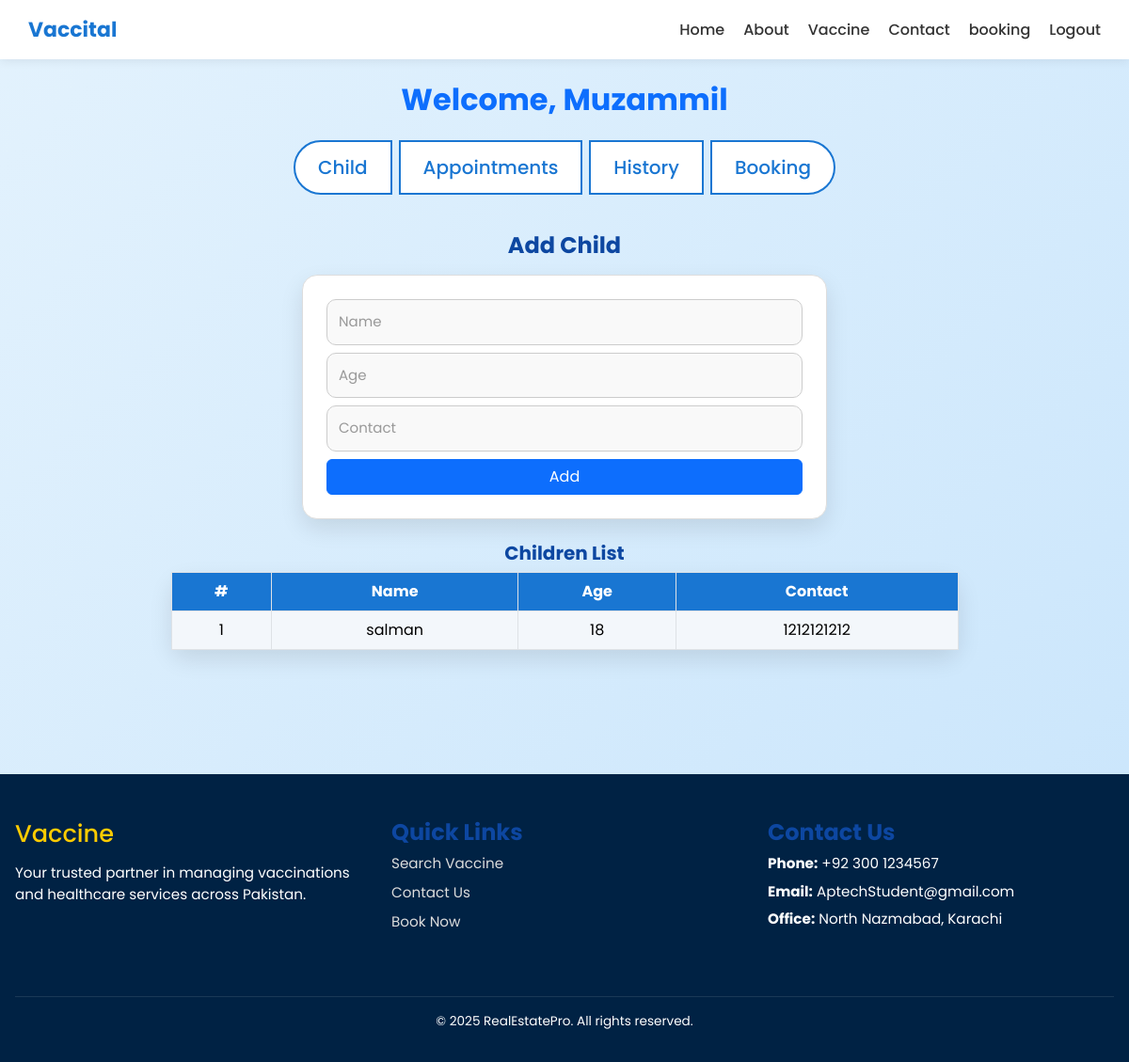
/parent-panel.php (signed in), run on the app's committed database.
### tables this page shows
CREATE TABLE `children` (
  `id` int(11) NOT NULL,
  `name` varchar(100) NOT NULL,
  `age` int(11) NOT NULL,
  `contact` varchar(20) DEFAULT NULL,
  `parent_id` int(11) DEFAULT NULL
);

### parent-panel.php (the view, shortened to what this page needs)
<?php
$parent_id = $_SESSION['parent_id'];
include('Includes/db.php');
?>
<!DOCTYPE html>
<html lang="en">
<head>
    <link href="https://cdn.jsdelivr.net/npm/bootstrap@5.3.3/dist/css/bootstrap.min.css" rel="stylesheet">
</head>
<body>
<?php
    include('Includes/navbar.php')
    ?>
<div class="text-center mt-4">
    <h2 class="text-primary">Welcome, <?= $_SESSION['parent_name'] ?? 'Parent' ?></h2>
</div>
<div class="d-flex justify-content-center mt-4 mb-4">
    <div class="btn-group gap-2">
        <button class="btn btn-outline-primary btn-lg" onclick="showSection('child')">Child</button>
        <button class="btn btn-outline-primary btn-lg" onclick="showSection('appointments')">Appointments</button>
        <button class="btn btn-outline-primary btn-lg" onclick="showSection('history')">History</button>
        <button class="btn btn-outline-primary btn-lg" onclick="showSection('booking')">Booking</button>
    </div>
</div>
<div class="container py-3">
    <div id="child" class="section active">
        <h4 class="text-center mb-3">Add Child</h4>
        <form method="post" class="mb-4 w-50 mx-auto">
            <input type="text" name="name" class="form-control mb-2" placeholder="Name" required>
            <input type="number" name="age" class="form-control mb-2" placeholder="Age" required>
            <input type="text" name="contact" class="form-control mb-2" placeholder="Contact" required>
            <button type="submit" name="add_child" class="btn btn-primary w-100">Add</button>
        </form>
        <h5 class="text-center">Children List</h5>
        <table class="table table-bordered w-75 mx-auto">
            <thead><tr><th>#</th><th>Name</th><th>Age</th><th>Contact</th></tr></thead>
            <tbody>
                <?php
                $res = $conn->query("SELECT * FROM children WHERE parent_id=$parent_id");
                $i = 1;
                while ($row = $res->fetch_assoc()) {
                    echo "<tr><td>{$i}</td><td>{$row['name']}</td><td>{$row['age']}</td><td>{$row['contact']}</td></tr>";
                    $i++;
                }
                ?>
            </tbody>
        </table>
    </div>
</div>
<?php include('Includes/footer.php'); ?>

### parent-panel.php (style rules this page uses)
* { box-sizing: border-box; margin: 0; padding: 0; }
body { font-family: 'Poppins', sans-serif; background: linear-gradient(135deg, #e3f2fd, #bbdefb, #e3f2fd); background-size: 300% 300%; animation: backgroundShift 12s ease infinite; background-attachment: fixed; color: #333; overflow-x: hidden; }
h2, h4, h5 { font-weight: 700; text-shadow: none; color: #0d47a1; }
.section { display: none; animation: fadeIn 0.6s ease-in-out; }
.section.active { display: block; }
form, table { background: #fff; padding: 25px; border-radius: 16px; box-shadow: 0 10px 25px rgba(0,0,0,0.1); border: 1px solid #ddd; color: #333; }
input, select { border-radius: 10px !important; padding: 12px !important; font-size: 15px !important; border: 1px solid #ccc !important; background-color: #f9f9f9 !important; color: #333 !important; }
input::placeholder { color: #999 !important; }
.btn-group .btn { font-weight: 500; border-radius: 50px; padding: 12px 24px; transition: all 0.3s ease; border: 2px solid #1976d2; background: white; color: #1976d2; }
table { text-align: center; }
.table th { background-color: #1976d2; color: white; }
.table td { background-color: #f3f7fb; }

### data on the page
children: name "salman", age "18", contact "1212121212"

### other printed values
$_SESSION['parent_name'] "Muzammil"
